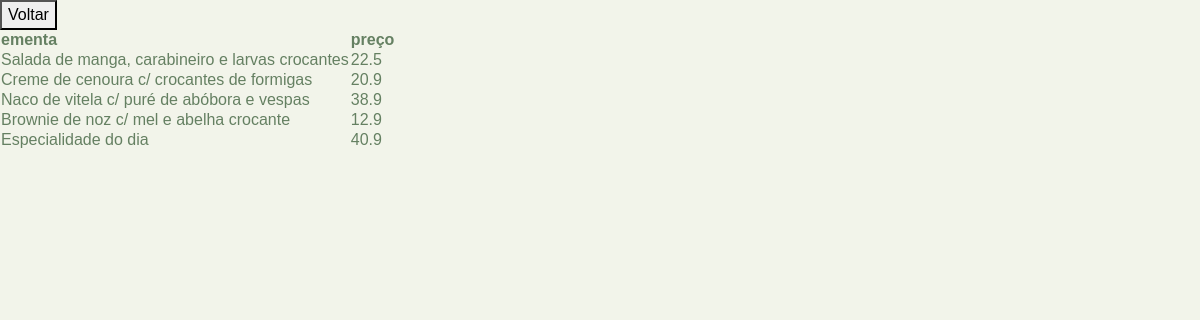
The page /php/menu_jantar.php on the database its author committed.
### tables this page shows
CREATE TABLE `menu_jantar` (
  `ementa` text NOT NULL,
  `preço` float NOT NULL
);

### php/menu_jantar.php (the view, shortened to what this page needs)
<html>
    <head>
        <link href="../css/styles.css" rel="stylesheet" />
    </head>
    <body>
        <button onclick="document.location='../admin2.html'">Voltar</button>
        <br>
    </body>
</html>
<?php
include("connect.php");
$sql = "SELECT * FROM menu_jantar";
$result = $conn->query($sql);
if ($result->num_rows > 0) {
  echo "<table><tr><th>ementa</th><th>preço</th></tr>";
  while($row = $result->fetch_assoc()) {
    echo "<tr><td>".$row["ementa"]."</td><td>".$row["preço"] . "</td></tr>";
  }
  echo "</table>";
} else {
  echo "Sem resultados";
}

### rows shown on the page
menu_jantar: ementa "Salada de manga, carabineiro e larvas crocantes", preço "22.5"
menu_jantar: ementa "Creme de cenoura c/ crocantes de formigas", preço "20.9"
menu_jantar: ementa "Naco de vitela c/ puré de abóbora e vespas", preço "38.9"
menu_jantar: ementa "Brownie de noz c/ mel e abelha crocante", preço "12.9"
menu_jantar: ementa "Especialidade do dia", preço "40.9"
